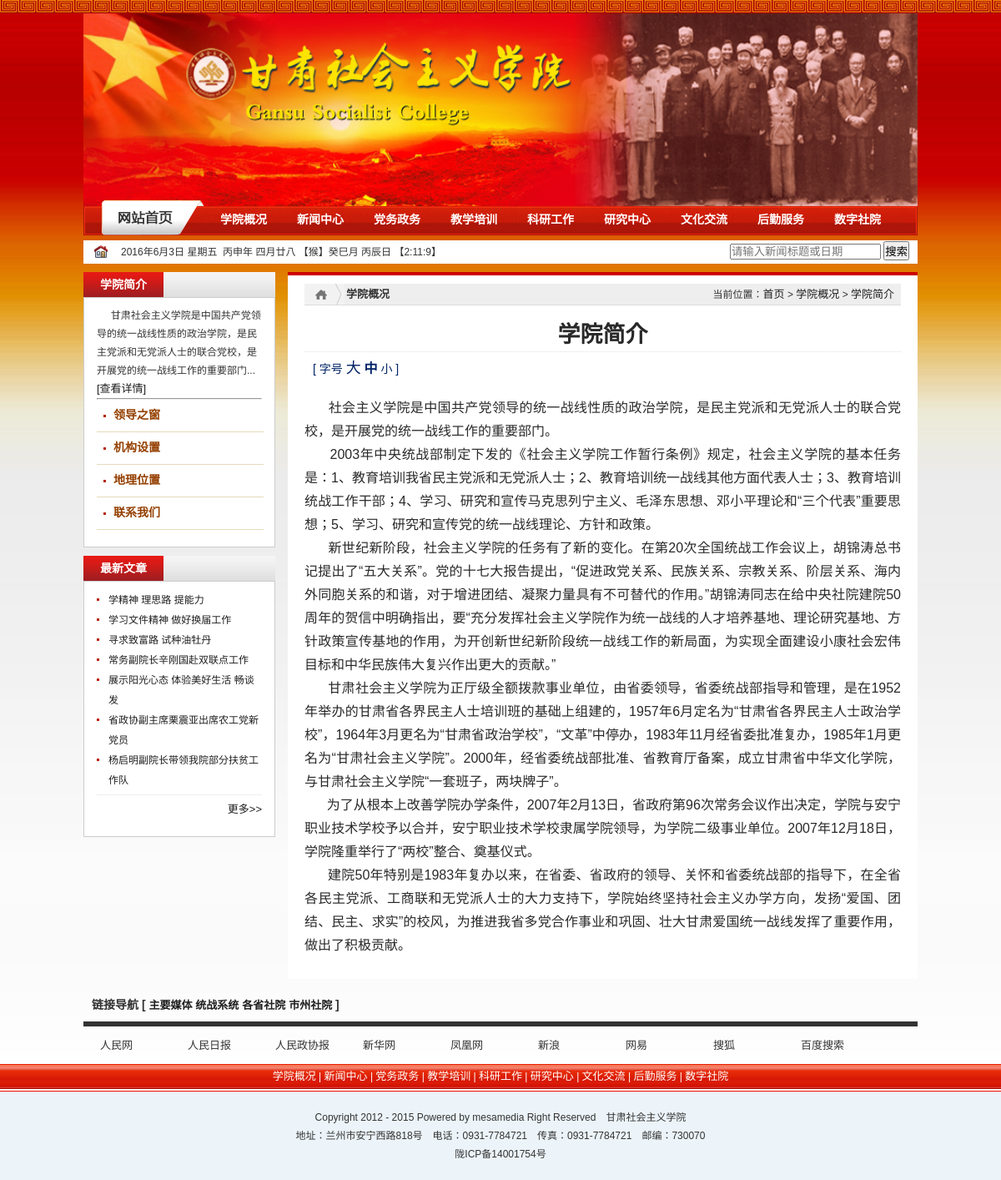
The app's page /introduce/ with its own data.
### gsshy/models.py (models this page shows, shortened)
class TopHandoverPicture(models.Model):
    title = models.CharField(u'图片名称', max_length=30)
    description = models.CharField(u'图片描述', max_length=50)
    image = models.ImageField(u'图片', upload_to='top_handover_picture/%Y/%m', blank=True, null=True)
    date_joined = models.DateTimeField(u'添加时间', auto_now_add=True)
    index = models.IntegerField(u'排列顺序', default=999)
    class Meta:
        verbose_name = u'置顶切换图片'
        verbose_name_plural = verbose_name
        ordering = ['id',]

class NavigationCategory(models.Model):
    name = models.CharField(u'导航名称', max_length=30, unique=True)
    index = models.IntegerField(u'排列顺序', default=999)
    class Meta:
        verbose_name = u'导航分类'
        verbose_name_plural = verbose_name
        ordering = ['id',]

class Category(models.Model):
    name = models.CharField(u'分类名称', max_length=30, unique=True)
    navigation_category = models.ForeignKey(NavigationCategory, verbose_name=u'所属导航分类')
    index = models.IntegerField(u'排列顺序', default=999)
    class Meta:
        verbose_name = u'分类'
        verbose_name_plural = verbose_name
        ordering = ['id',]

class Article(models.Model):
    STATUS_CHOICES = (
        ('no', u'草案'),
        ('yes', u'已发布'),
    )
    title = models.CharField(u'新闻标题', max_length=50)
    subtitle = models.CharField(u'副标题', max_length=30, blank=True, help_text=u'此新闻若要设置副标题，请添加新闻副标题')
    image_url = models.ImageField(u'新闻标题图片', upload_to='article/%Y/%m', blank=True, null=True, help_text=u'此新闻若要在首页轮播展示，请添加标题展示图片')
    content = models.TextField(u'新闻内容', blank=True, null=True)
    download_file1 = models.FileField(u'附件1', upload_to='file/%Y/%m', blank=True, null=True, help_text=u'此新闻若有下载附件，请添加相关附件')
    download_name1 = models.CharField(u'附件名称1', max_length=50, default=u'下载文件1', help_text=u'若已添加下载附件，请为附件填写名称')
    download_file2 = models.FileField(u'附件2', upload_to='file/%Y/%m', blank=True, null=True, help_text=u'此新闻若有下载附件，请添加相关附件')
    download_name2 = models.CharField(u'附件名称2', max_length=50, default=u'下载文件2', help_text=u'若已添加下载附件，请为附件填写名称')
    download_file3 = models.FileField(u'附件3', upload_to='file/%Y/%m', blank=True, null=True, help_text=u'此新闻若有下载附件，请添加相关附件')
    download_name3 = models.CharField(u'附件名称3', max_length=50, default=u'下载文件3', help_text=u'若已添加下载附件，请为附件填写名称')
    date_published = models.DateTimeField(u'发布时间')
    release_unit = models.ForeignKey(UserProfile, verbose_name=u'发布单位')
    news_category = models.ForeignKey(Category, verbose_name=u'新闻类别')
    status = models.CharField(u'文章状态', max_length=3, choices=STATUS_CHOICES, default='no')
    view_count = models.PositiveIntegerField(u'浏览次数', default=0)
    index = models.IntegerField(u'排列顺序', default=999)
    class Meta:
        verbose_name = u'文章'
        verbose_name_plural = verbose_name
        ordering = ['-date_published',]

class Link(models.Model):
    title = models.CharField(u'链接名称', max_length=30, unique=True)
    description = models.CharField(u'链接描述', max_length=50)
    callback_url = models.URLField(u'回调地址')
    date_joined = models.DateTimeField(u'添加时间', auto_now_add=True)
    link_category = models.ForeignKey(LinkCategory, verbose_name=u'链接类别')
    index = models.IntegerField(u'排列顺序', default=999)
    class Meta:
        verbose_name = u'友情链接'
        verbose_name_plural = verbose_name
        ordering = ['id',]

### gsshy/views.py (the view)
# urls.py: url(r'^introduce/$', introduce, name='introduce'),
def introduce(request):
    return render(request, 'introduce.html', locals())

### gsshy/views.py (called while the page is built)
def is_latest_article(request, date):
    date_published_timestamp = int(time.mktime(date.timetuple()))
    now_timestamp = int(time.mktime(timezone.now().timetuple()))
    seconds = now_timestamp - date_published_timestamp
    seconds_of_two_month = 2*30*24*60*60
    if seconds <= seconds_of_two_month:
        return True
    else:
        return False

### templates/introduce.html (shortened to what this page needs)
{% extends 'article_news_base.html' %}
{% block content%}
    <div class="w750 fr">
    	<div id="list_news">
    		<h3 class="postion">
                <span class="dq fl">学院概况</span>
                <span class="pos fr">
                    当前位置：<a href="{% url 'gsshy:index' %}">首页</a> >
                    <a href="{% url 'gsshy:index' %}">学院概况</a> >
                    <a href="">学院简介</a>
                </span>
            </h3>
    		<div class="content_container">
                <h3>
                    学院简介
                </h3>
                <div class="function">
                    <div class="fun_box01">[ <span class="zihao">字号</span> <a href="#" onclick="jQuery('#font_area').removeClass();jQuery('#font_area').addClass('font_area_big');jQuery('#big').css('fontWeight','bold');jQuery('#centre').css('fontWeight','normal');jQuery('#small').css('fontWeight','normal');return false;"><span id="big" class="big">大</span></a> <a href="#" onclick="jQuery('#font_area').removeClass();jQuery('#font_area').addClass('font_area_mid');jQuery('#big').css('fontWeight','normal');jQuery('#centre').css('fontWeight','bold');jQuery('#small').css('fontWeight','normal');return false;"><span id="centre" class="centre" style="font-weight:bold;">中</span></a> <a href="#" onclick="jQuery('#font_area').removeClass();jQuery('#font_area').addClass('font_area_small');jQuery('#big').css('fontWeight','normal');jQuery('#centre').css('fontWeight','normal');jQuery('#small').css('fontWeight','bold');return false;"><span id="small" class="small">小</span></a> ]
                    </div>
    			</div>
                <div id="font_area" class="font_area_mid">
                    <p align="justify">
                        &nbsp;&nbsp;&nbsp;&nbsp;&nbsp;&nbsp;社会主义学院是中国共产党领导的统一战线性质的政治学院，是民主党派和无党派人士的联合党校，是开展党的统一战线工作的重要部门。<br>
                        &nbsp;&nbsp;&nbsp;&nbsp;&nbsp;&nbsp;2003年中央统战部制定下发的《社会主义学院工作暂行条例》规定，社会主义学院的基本任务是：1、教育培训我省民主党派和无党派人士；2、教育培训统一战线其他方面代表人士；3、教育培训统战工作干部；4、学习、研究和宣传马克思列宁主义、毛泽东思想、邓小平理论和“三个代表”重要思想；5、学习、研究和宣传党的统一战线理论、方针和政策。<br>
                        &nbsp;&nbsp;&nbsp;&nbsp;&nbsp;&nbsp;新世纪新阶段，社会主义学院的任务有了新的变化。在第20次全国统战工作会议上，胡锦涛总书记提出了“五大关系”。党的十七大报告提出，“促进政党关系、民族关系、宗教关系、阶层关系、海内外同胞关系的和谐，对于增进团结、凝聚力量具有不可替代的作用。”胡锦涛同志在给中央社院建院50周年的贺信中明确指出，要“充分发挥社会主义学院作为统一战线的人才培养基地、理论研究基地、方针政策宣传基地的作用，为开创新世纪新阶段统一战线工作的新局面，为实现全面建设小康社会宏伟目标和中华民族伟大复兴作出更大的贡献。”<br>
                        &nbsp;&nbsp;&nbsp;&nbsp;&nbsp;&nbsp;甘肃社会主义学院为正厅级全额拨款事业单位，由省委领导，省委统战部指导和管理，是在1952年举办的甘肃省各界民主人士培训班的基础上组建的，1957年6月定名为“甘肃省各界民主人士政治学校”，1964年3月更名为“甘肃省政治学校”，“文革”中停办，1983年11月经省委批准复办，1985年1月更名为“甘肃社会主义学院”。2000年，经省委统战部批准、省教育厅备案，成立甘肃省中华文化学院，与甘肃社会主义学院“一套班子，两块牌子”。<br>
                        &nbsp;&nbsp;&nbsp;&nbsp;&nbsp;&nbsp;为了从根本上改善学院办学条件，2007年2月13日，省政府第96次常务会议作出决定，学院与安宁职业技术学校予以合并，安宁职业技术学校隶属学院领导，为学院二级事业单位。2007年12月18日，学院隆重举行了“两校”整合、奠基仪式。<br>
                        &nbsp;&nbsp;&nbsp;&nbsp;&nbsp;&nbsp;建院50年特别是1983年复办以来，在省委、省政府的领导、关怀和省委统战部的指导下，在全省各民主党派、工商联和无党派人士的大力支持下，学院始终坚持社会主义办学方向，发扬“爱国、团结、民主、求实”的校风，为推进我省多党合作事业和巩固、壮大甘肃爱国统一战线发挥了重要作用，做出了积极贡献。
                    </p>
                </div>
            </div>
        </div>
    </div>
{% endblock %}

### templates/header.html (shortened to what this page needs)
{% load staticfiles %}
<link href="{% static 'css/menu.css' %}" rel="stylesheet" />
<div id="topline"></div>
<div id="top_box">
	<div id="top_banner">
		<div class="flash1">
			<div id="flash">
				<ul id="ContentID">
                    {% for pic in top_handover_pics %}
                        <li><img border=0 src="{{ MEDIA_URL }}{{ pic.image }}" width="1000" height="231"></li>
                    {% endfor %}
  				</ul>
  			</div>
		</div>
	</div>
	<div id="nav_box">
		<div class="nav" id="nav">
			<ul id="topnav">
				<li class="home"><a href="{% url 'gsshy:index' %}"></a></li>&nbsp;
                {% for navigation_category in navigation_category_list %}
                    <li class="nav_fr"><a href="{% url 'gsshy:nav' navigation_category.id %}" target="_blank">{{ navigation_category.name }}</a>
                    </li>
                {% endfor %}
			</ul>
		</div>
	</div>
</div>
<div id="top_ad">
	<div id="top_ad_box">
		<div id="time">
			<div class="date fl">
			</div>
            <div class="search" align="right">
                <form action="{% url 'gsshy:search' %}" method="post">
                    <input type="text" name="keyword" placeholder="请输入新闻标题或日期" size="20">
                    <button type="submit">搜索</button>
                </form>
            </div>
		</div>
	</div>
</div>

### templates/list_left.html (shortened to what this page needs)
{% load staticfiles %}
<div class="w230 fl">
    <div class="list_menu">
    	<div class="tit"><span class="on fl">学院简介</span></div>
    	<div class="border">
            &nbsp;&nbsp;&nbsp;&nbsp;&nbsp;甘肃社会主义学院是中国共产党领导的统一战线性质的政治学院，是民主党派和无党派人士的联合党校，是开展党的统一战线工作的重要部门...
    		<a href="{% url 'gsshy:introduce' %}" class="more">[查看详情]</a><hr>
    		<ul class="s_menu">
                {% for college_category in college_categories %}
                    <li><a href="{% url 'gsshy:category' college_category.id %}">{{ college_category.name }}</a></li>
                {% endfor %}
    		</ul>
    	</div>
    	<div class="tit" style="margin-top:10px;"><span class="on fl">最新文章</span></div>
    	<div class="news">
    		<ul class="n_txt">
                {% for latest_publish_new in latest_publish_news %}
                    <li><a href="{% url 'gsshy:new' latest_publish_new.id %}" >{{ latest_publish_new.title|truncatechars:17 }}</a></li>
                {% endfor %}
    		</ul>
            <div class="more">
                <a href="{% url 'gsshy:more' %}" >更多>></a>
            </div>
    	</div>
    </div>
</div>

### templates/footer.html (shortened to what this page needs)
{% load staticfiles %}
<div class="w1000 partners">
<h1 id="jj">
	链接导航
	[
		<a href="javascript:void(0)" class="hover" onmouseover="linkTag(this, 1, 'aa', 4)">主要媒体</a>
		<a href="javascript:void(0)" onmouseover="linkTag(this, 2, 'aa', 4)">统战系统</a>
		<a href="javascript:void(0)" onmouseover="linkTag(this, 3, 'aa', 4)">各省社院</a>
		<a href="javascript:void(0)" onmouseover="linkTag(this, 4, 'aa', 4)">市州社院</a>
	]
</h1>
{% for links in links_list %}
    <div class="partnersLinks" id="aa{{ links.index }}" style="{% if links.display == 0 %}display:none{% endif %} ">
        <ul>
            {% for link in links %}
                <li><a href="{{ link.callback_url }}" target="_blank">{{ link.title }}</a></li>
            {% endfor %}
        </ul>
    </div>
{% endfor %}
</div>
<div class="footer-column center">
    {% for navigation_category in navigation_category_list %}
        {% if forloop.last %}
            <a href="{% url 'gsshy:nav' navigation_category.id %}" target="_blank">{{ navigation_category.name }}</a>
        {% else %}
            <a href="{% url 'gsshy:nav' navigation_category.id %}" target="_blank">{{ navigation_category.name }}</a> |
        {% endif %}
    {% endfor %}
</div>
<div id="foot">
	<div class="copy_right">
		<div class="w1000">
			<p>Copyright 2012 - 2015 Powered by mesamedia Right Reserved　甘肃社会主义学院</p>
            <p>地址：兰州市安宁西路818号　电话：0931-7784721　传真：0931-7784721　邮编：730070</p>
            <p>陇ICP备14001754号</p>
		</div>
	</div>
</div>

### static/css/common.css (style rules this page uses)
BODY { line-height:22px; }
#topline { width:100%; height:16px;BACKGROUND: url(../images/top_bg.jpg) repeat-x left top; overflow:hidden; }
#top_box { width:1000px; margin:0 auto; }
#top_banner { width:100%; overflow:hidden }
#top_banner .flash1 { margin-left:0px; height:231px; overflow:hidden; }
#nav_box { width:100%; height:42px; POSITION: relative; }
#nav_box .nav { Z-INDEX: 100; POSITION: absolute; WIDTH: 100%;BACKGROUND: url(../images/nav_bg3.png) no-repeat center 0px; HEIGHT: 42px; padding-top:7px; LEFT: 0px; top:-7px; }
#nav_box .nav ul li { float:left; }
#nav_box .nav ul li a { font-family:"΢���ź�"; font-size:14px; font-weight:bold; color:#fff; line-height:34px; padding-left:20px; padding-right:20px; }
#nav_box .nav ul li.home { float:left; margin-left:0px; margin-right:0px; width:131px; margin-right:15px;_margin-right:10px; _width:auto; text-indent:999px; }
#nav_box .nav ul li.home a { display:block; width:131px; height:34px; padding-left:0px; padding-right:0px; }
#time { height:28px; line-height:28px; BACKGROUND:url(../images/time.png) no-repeat left center; margin-top:-3px; }
#time .date { height:28px; padding-left:35px; padding-right:10px; }
#top_ad { width:1000px; margin:2px auto; background:#fff; }
#top_ad #top_ad_box { width:980px; margin:0 auto; }
.partners H1 { BORDER-BOTTOM: #333333 6px solid; PADDING-BOTTOM: 8px; PADDING-LEFT: 10px; PADDING-RIGHT: 0px; FONT-SIZE: 14px; PADDING-TOP: 10px }
.partnersLinks { LINE-HEIGHT: 25px; MARGIN: 10px 20px 0px }
.partnersLinks A { COLOR: #333 }
.partnersLinks li { float:left; width:105px; height:25px; overflow:hidden }
.footer-column { LINE-HEIGHT: 30px; BACKGROUND-COLOR: #cc0000; HEIGHT: 30px; margin-top:10px;background: url(../images/foot_bg.jpg) repeat-x; }
.footer-column { COLOR: #fff }
.footer-column A { COLOR: #fff }
.center { TEXT-ALIGN: center }
#foot { margin-top:0px!important; }
#foot .copy_right { margin-top:2px; background-color:#ecf4f9; padding:10px 0px; border-top:1px #ff0000 solid; }
#foot .copy_right p { text-align:center; line-height:22px; }

### static/css/menu.css (style rules this page uses)
* { margin:0;padding:0; }
#nav { line-height: 42px; list-style-type: none; }
#nav a { display:block; text-align:center; padding:0px 7px;margin:0px 0px; }
#nav a:link { color:#fff; text-decoration:none; }
#nav li { float: left; margin:0px -2px; }

### records on screen
TopHandoverPicture: image (picture)
NavigationCategory: name "学院概况"
NavigationCategory: name "新闻中心"
NavigationCategory: name "党务政务"
NavigationCategory: name "教学培训"
NavigationCategory: name "科研工作"
NavigationCategory: name "研究中心"
NavigationCategory: name "文化交流"
NavigationCategory: name "后勤服务"
NavigationCategory: name "数字社院"
Category: name "领导之窗"
Category: name "机构设置"
Category: name "地理位置"
Category: name "联系我们"
Article: title "学精神 理思路 提能力"
Article: title "学习文件精神 做好换届工作"
Article: title "寻求致富路 试种油牡丹"
Article: title "常务副院长辛刚国赴双联点工作"
Article: title "展示阳光心态 体验美好生活 畅谈发"
Article: title "省政协副主席栗震亚出席农工党新党员"
Article: title "杨启明副院长带领我院部分扶贫工作队"
Link: title "人民网"
Link: title "人民日报"
Link: title "人民政协报"
Link: title "新华网"
Link: title "凤凰网"
Link: title "新浪"
Link: title "网易"
Link: title "搜狐"
Link: title "百度搜索"
